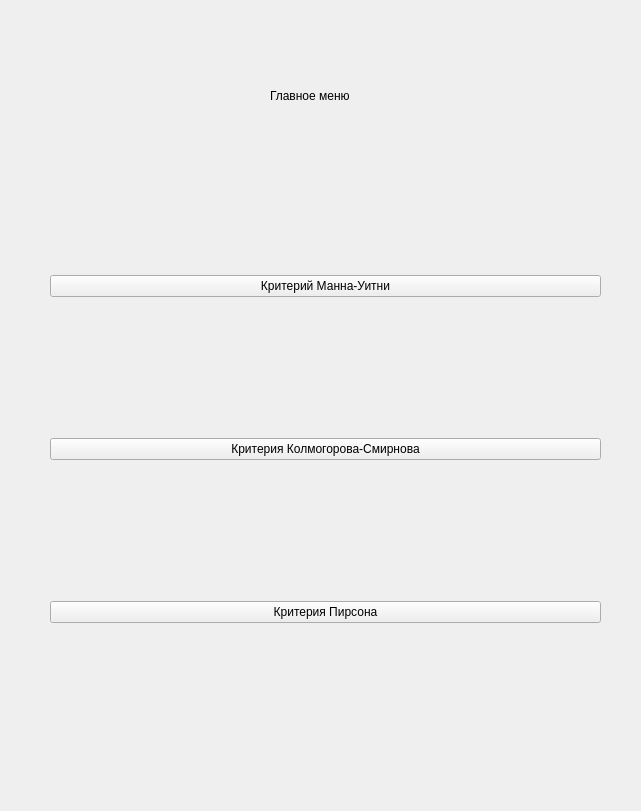
<?xml version="1.0" encoding="UTF-8"?>
<ui version="4.0">
 <class>Form</class>
 <widget class="QWidget" name="Form">
  <property name="geometry">
   <rect>
    <x>0</x>
    <y>0</y>
    <width>641</width>
    <height>811</height>
   </rect>
  </property>
  <property name="windowTitle">
   <string>Form</string>
  </property>
  <widget class="QStackedWidget" name="stackedWidget">
   <property name="geometry">
    <rect>
     <x>30</x>
     <y>30</y>
     <width>581</width>
     <height>751</height>
    </rect>
   </property>
   <property name="currentIndex">
    <number>0</number>
   </property>
   <widget class="QWidget" name="page">
    <widget class="QWidget" name="verticalLayoutWidget">
     <property name="geometry">
      <rect>
       <x>20</x>
       <y>110</y>
       <width>551</width>
       <height>621</height>
      </rect>
     </property>
     <layout class="QVBoxLayout" name="verticalLayout">
      <item>
       <widget class="QPushButton" name="pushButton_2">
        <property name="text">
         <string>Критерий Манна-Уитни</string>
        </property>
       </widget>
      </item>
      <item>
       <widget class="QPushButton" name="pushButton">
        <property name="text">
         <string>Критерия Колмогорова-Смирнова</string>
        </property>
       </widget>
      </item>
      <item>
       <widget class="QPushButton" name="pushButton_3">
        <property name="text">
         <string>Критерия Пирсона</string>
        </property>
       </widget>
      </item>
     </layout>
    </widget>
    <widget class="QLabel" name="label">
     <property name="geometry">
      <rect>
       <x>240</x>
       <y>50</y>
       <width>81</width>
       <height>31</height>
      </rect>
     </property>
     <property name="text">
      <string>Главное меню</string>
     </property>
    </widget>
   </widget>
   <widget class="QWidget" name="page_2">
    <widget class="QWidget" name="verticalLayoutWidget_2">
     <property name="geometry">
      <rect>
       <x>100</x>
       <y>70</y>
       <width>361</width>
       <height>631</height>
      </rect>
     </property>
     <layout class="QVBoxLayout" name="verticalLayout_2">
      <item>
       <widget class="QLabel" name="label_2">
        <property name="text">
         <string>Описание критерия</string>
        </property>
       </widget>
      </item>
      <item>
       <widget class="QTextBrowser" name="textBrowser"/>
      </item>
      <item>
       <widget class="QPushButton" name="pushButton_4">
        <property name="text">
         <string>Далее</string>
        </property>
       </widget>
      </item>
      <item>
       <widget class="QPushButton" name="pushButton_5">
        <property name="text">
         <string>Назад</string>
        </property>
       </widget>
      </item>
     </layout>
    </widget>
   </widget>
   <widget class="QWidget" name="page_3">
    <widget class="QWidget" name="verticalLayoutWidget_3">
     <property name="geometry">
      <rect>
       <x>120</x>
       <y>230</y>
       <width>291</width>
       <height>191</height>
      </rect>
     </property>
     <layout class="QVBoxLayout" name="verticalLayout_3">
      <item>
       <widget class="QComboBox" name="comboBox">
        <property name="font">
         <font>
          <weight>75</weight>
          <italic>true</italic>
          <bold>true</bold>
         </font>
        </property>
        <property name="cursor">
         <cursorShape>ArrowCursor</cursorShape>
        </property>
        <property name="focusPolicy">
         <enum>Qt::StrongFocus</enum>
        </property>
        <property name="contextMenuPolicy">
         <enum>Qt::NoContextMenu</enum>
        </property>
        <property name="layoutDirection">
         <enum>Qt::LeftToRight</enum>
        </property>
        <property name="autoFillBackground">
         <bool>false</bool>
        </property>
        <item>
         <property name="text">
          <string>Ручной ввод</string>
         </property>
        </item>
        <item>
         <property name="text">
          <string>Считать файл</string>
         </property>
        </item>
       </widget>
      </item>
      <item>
       <widget class="QPushButton" name="pushButton_7">
        <property name="text">
         <string>Далее</string>
        </property>
       </widget>
      </item>
      <item>
       <widget class="QPushButton" name="pushButton_6">
        <property name="text">
         <string>Назад</string>
        </property>
       </widget>
      </item>
     </layout>
    </widget>
   </widget>
   <widget class="QWidget" name="page_4">
    <widget class="QWidget" name="gridLayoutWidget">
     <property name="geometry">
      <rect>
       <x>20</x>
       <y>20</y>
       <width>531</width>
       <height>701</height>
      </rect>
     </property>
     <layout class="QGridLayout" name="gridLayout">
      <item row="0" column="1">
       <widget class="QPushButton" name="pushButton_8">
        <property name="text">
         <string>Добавить</string>
        </property>
       </widget>
      </item>
      <item row="0" column="2">
       <widget class="QPushButton" name="pushButton_9">
        <property name="text">
         <string>Удалить</string>
        </property>
       </widget>
      </item>
      <item row="1" column="0">
       <widget class="QPushButton" name="pushButton_10">
        <property name="text">
         <string>Результат</string>
        </property>
       </widget>
      </item>
      <item row="0" column="0">
       <widget class="QTableWidget" name="tableWidget"/>
      </item>
     </layout>
    </widget>
   </widget>
   <widget class="QWidget" name="page_5"/>
  </widget>
 </widget>
 <resources/>
 <connections/>
</ui>
